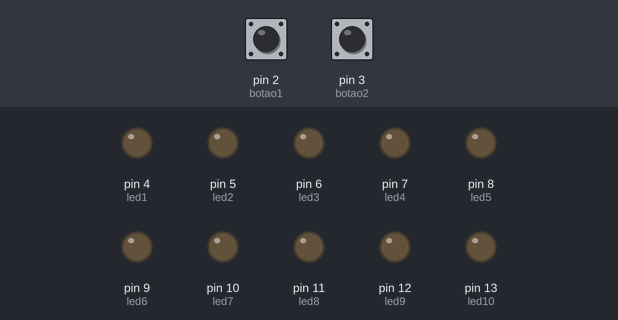
Bench run of a sketch on a simulated Arduino Uno, built with avr-gcc and run on an emulated ATmega328P. Parts: output pins drawn as LEDs (lit = HIGH). The inputs (shaded band) are chosen by the test bench; at power-on: pin 2 (botao1) LOW, pin 3 (botao2) LOW.

Above: at 1.2 s.
1.3 s: pin 2 (botao1) pulled HIGH for 3.2 s
At 5.7 s:
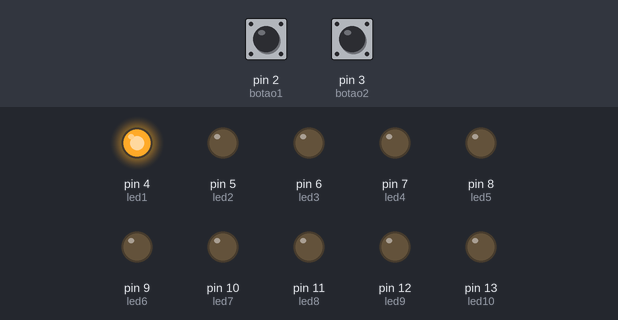
6.0 s: pin 3 (botao2) pulled HIGH for 3.2 s
At 8.0 s:
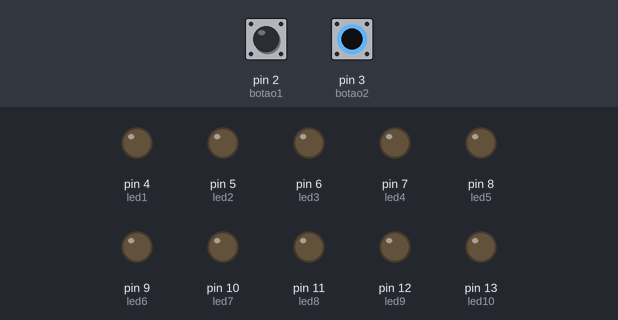
10.7 s: pin 2 (botao1) pulled HIGH for 0.15 s
At 12.0 s:
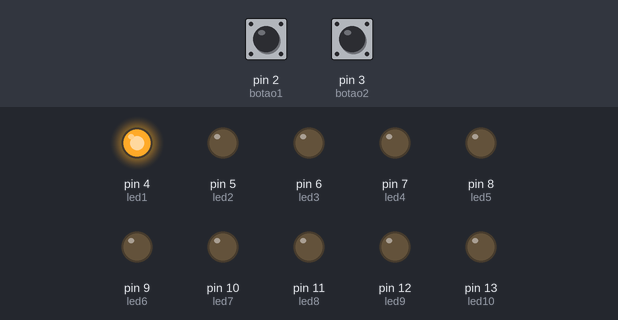
12.7 s: pin 2 (botao1) pulled HIGH for 1 s
At 15.1 s:
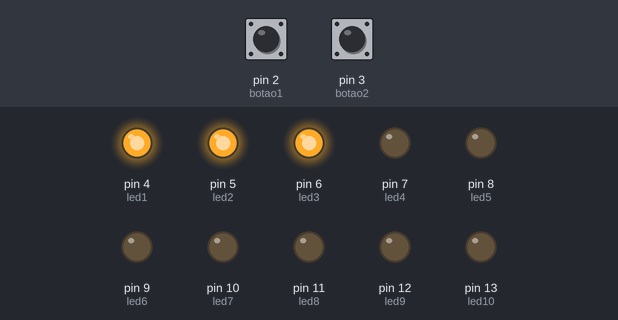
Timing chart, 0 to 16.2 s (numbered marks = the images above; inputs shaded):
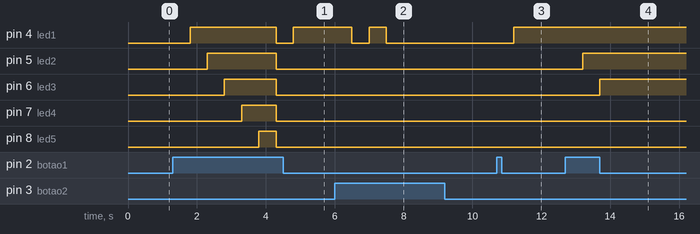

Measured:
- after the input at 1.3 s, pin 4 (led1): LOW → HIGH after 0.50 s, → LOW 2.5 s later, → HIGH 0.50 s later; pin 5 (led2): LOW → HIGH after 1.0 s, → LOW 2.0 s later; pin 6 (led3): LOW → HIGH after 1.5 s, → LOW 1.5 s later; pin 7 (led4): LOW → HIGH after 2.0 s, → LOW 1.0 s later; pin 8 (led5): LOW → HIGH after 2.5 s, → LOW 0.50 s later
- after the input at 6.0 s, pin 4 (led1): HIGH → LOW after 0.50 s, → HIGH 0.50 s later, → LOW 0.50 s later
- after the input at 10.7 s, pin 4 (led1): LOW → HIGH after 0.50 s
- after the input at 12.7 s, pin 5 (led2): LOW → HIGH after 0.50 s; pin 6 (led3): LOW → HIGH after 1.0 s

The sketch:

06_calculadora.ino
```cpp
// definindo pinos dos bostões
#define botao1 2
#define botao2 3

// Definindo pino dos leds
#define led1 4
#define led2 5
#define led3 6
#define led4 7
#define led5 8
#define led6 9
#define led7 10
#define led8 11
#define led9 12
#define led10 13

// criando variáveis para controle da lógica
byte estado = 0;
byte contador1 = 0;
byte contador2 = 0;
byte numero1 = 0;

void setup()
{
    // definindo pinos dos leds como saída
    pinMode(led1, OUTPUT);
    pinMode(led2, OUTPUT);
    pinMode(led3, OUTPUT);
    pinMode(led4, OUTPUT);
    pinMode(led5, OUTPUT);
    pinMode(led6, OUTPUT);
    pinMode(led7, OUTPUT);
    pinMode(led8, OUTPUT);
    pinMode(led9, OUTPUT);
    pinMode(led10, OUTPUT);

    // definindo pinos dos botões como entrada
    pinMode(botao1, INPUT);
    pinMode(botao2, INPUT);

    // desligando todos os leds para inicio correto do contador
    ligaled5(0);
}

void loop()
{
    // primeira contagem
    while (estado == 0)
    {
        /*se o botão 1 for pressionado, incrementar na variável de contagem
        e acender leds de acordo com o valor da variável*/
        if (digitalRead(botao1) == 1)
        {
            contador1++;
            if (contador1 > 5)
            {
                contador1 = 0;
            }

            delay(500);
            ligaled5(contador1);
        }

        /*se o botão 2 for pressionado, apagar os leds e
        começão estado 1 ou seja iniciar segunda contagem*/
        if (digitalRead(botao2) == 1)
        {

            delay(500);
            ligaled5(0);
            estado = 1;
        }
    }

    // primeira contagem
    while (estado == 1)
    {
        /*se o botão 1 for pressionado, incrementar na variável de contagem
        e acender leds de acordo com o valor da variável*/
        if (digitalRead(botao1) == 1)
        {
            contador2++;
            if (contador2 > 5)
            {
                contador2 = 0;
            }

            delay(500);
            ligaled5(contador2);
        }

        /*se o botão 2 for pressionado, apagar os leds e
        começão estado 2 ou seja mostrar o resultado*/
        if (digitalRead(botao2) == 1)
        {
            delay(500);
            ligaled5(0);
            estado = 2;
        }
    }

    //mostrar resultado
    while (estado == 2)
    {
        numero1 = contador1 + contador2;
        ligaled5(numero1);

        /*se o botão 2 for pressionado, apagar os leds e
        começão estado 0 ou seja recomeçar a lógica*/
        if (digitalRead(botao2) == 1)
        {
            delay(500);
            ligaled5(0);
            estado = 0;
            contador1 = 0;
            contador2 = 0;
            numero1 = 0;
        }
    }
}

//Função para ligar os leds de acordo com a contagem;
void ligaled5(byte x)
{

    if (x == 0)
    {
        digitalWrite(led1, LOW);
        digitalWrite(led2, LOW);
        digitalWrite(led3, LOW);
        digitalWrite(led4, LOW);
        digitalWrite(led5, LOW);
        digitalWrite(led6, LOW);
        digitalWrite(led7, LOW);
        digitalWrite(led8, LOW);
        digitalWrite(led9, LOW);
        digitalWrite(led10, LOW);
    }

    if (x == 1)
    {
        digitalWrite(led1, HIGH);
    }

    if (x == 2)
    {
        digitalWrite(led1, HIGH);
        digitalWrite(led2, HIGH);
    }

    if (x == 3)
    {
        digitalWrite(led1, HIGH);
        digitalWrite(led2, HIGH);
        digitalWrite(led3, HIGH);
    }

    if (x == 4)
    {
        digitalWrite(led1, HIGH);
        digitalWrite(led2, HIGH);
        digitalWrite(led3, HIGH);
        digitalWrite(led4, HIGH);
    }

    if (x == 5)
    {
        digitalWrite(led1, HIGH);
        digitalWrite(led2, HIGH);
        digitalWrite(led3, HIGH);
        digitalWrite(led4, HIGH);
        digitalWrite(led5, HIGH);
    }

    if (x == 6)
    {
        digitalWrite(led1, HIGH);
        digitalWrite(led2, HIGH);
        digitalWrite(led3, HIGH);
        digitalWrite(led4, HIGH);
        digitalWrite(led5, HIGH);
        digitalWrite(led6, HIGH);
    }

    if (x == 7)
    {
        digitalWrite(led1, HIGH);
        digitalWrite(led2, HIGH);
        digitalWrite(led3, HIGH);
        digitalWrite(led4, HIGH);
        digitalWrite(led5, HIGH);
        digitalWrite(led6, HIGH);
        digitalWrite(led7, HIGH);
    }

    if (x == 8)
    {
        digitalWrite(led1, HIGH);
        digitalWrite(led2, HIGH);
        digitalWrite(led3, HIGH);
        digitalWrite(led4, HIGH);
        digitalWrite(led5, HIGH);
        digitalWrite(led6, HIGH);
        digitalWrite(led7, HIGH);
        digitalWrite(led8, HIGH);
    }

    if (x == 9)
    {
        digitalWrite(led1, HIGH);
        digitalWrite(led2, HIGH);
        digitalWrite(led3, HIGH);
        digitalWrite(led4, HIGH);
        digitalWrite(led5, HIGH);
        digitalWrite(led6, HIGH);
        digitalWrite(led7, HIGH);
        digitalWrite(led8, HIGH);
        digitalWrite(led9, HIGH);
    }

    if (x == 10)
    {
        digitalWrite(led1, HIGH);
        digitalWrite(led2, HIGH);
        digitalWrite(led3, HIGH);
        digitalWrite(led4, HIGH);
        digitalWrite(led5, HIGH);
        digitalWrite(led6, HIGH);
        digitalWrite(led7, HIGH);
        digitalWrite(led8, HIGH);
        digitalWrite(led9, HIGH);
        digitalWrite(led10, HIGH);
    }
}
```
